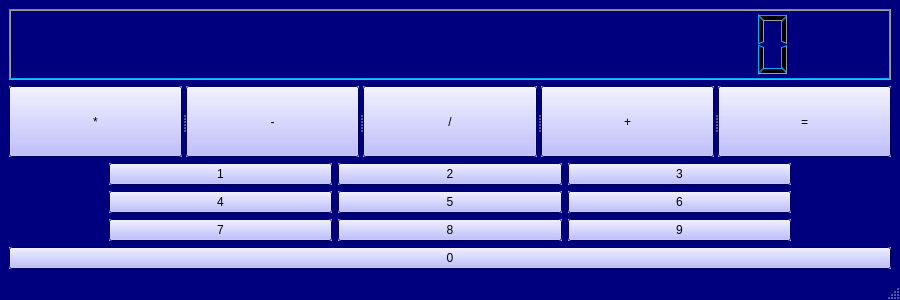
<?xml version="1.0" encoding="UTF-8"?>
<ui version="4.0">
 <class>MainWindow</class>
 <widget class="QMainWindow" name="MainWindow">
  <property name="geometry">
   <rect>
    <x>0</x>
    <y>0</y>
    <width>900</width>
    <height>300</height>
   </rect>
  </property>
  <property name="minimumSize">
   <size>
    <width>400</width>
    <height>300</height>
   </size>
  </property>
  <property name="maximumSize">
   <size>
    <width>900</width>
    <height>900</height>
   </size>
  </property>
  <property name="palette">
   <palette>
    <active>
     <colorrole role="Button">
      <brush brushstyle="SolidPattern">
       <color alpha="255">
        <red>170</red>
        <green>170</green>
        <blue>255</blue>
       </color>
      </brush>
     </colorrole>
     <colorrole role="Light">
      <brush brushstyle="SolidPattern">
       <color alpha="255">
        <red>0</red>
        <green>85</green>
        <blue>255</blue>
       </color>
      </brush>
     </colorrole>
     <colorrole role="Midlight">
      <brush brushstyle="SolidPattern">
       <color alpha="255">
        <red>85</red>
        <green>85</green>
        <blue>255</blue>
       </color>
      </brush>
     </colorrole>
     <colorrole role="BrightText">
      <brush brushstyle="SolidPattern">
       <color alpha="255">
        <red>85</red>
        <green>0</green>
        <blue>255</blue>
       </color>
      </brush>
     </colorrole>
     <colorrole role="Base">
      <brush brushstyle="SolidPattern">
       <color alpha="255">
        <red>0</red>
        <green>85</green>
        <blue>127</blue>
       </color>
      </brush>
     </colorrole>
     <colorrole role="Window">
      <brush brushstyle="SolidPattern">
       <color alpha="255">
        <red>0</red>
        <green>0</green>
        <blue>127</blue>
       </color>
      </brush>
     </colorrole>
    </active>
    <inactive>
     <colorrole role="Button">
      <brush brushstyle="SolidPattern">
       <color alpha="255">
        <red>170</red>
        <green>170</green>
        <blue>255</blue>
       </color>
      </brush>
     </colorrole>
     <colorrole role="Light">
      <brush brushstyle="SolidPattern">
       <color alpha="255">
        <red>0</red>
        <green>85</green>
        <blue>255</blue>
       </color>
      </brush>
     </colorrole>
     <colorrole role="Midlight">
      <brush brushstyle="SolidPattern">
       <color alpha="255">
        <red>85</red>
        <green>85</green>
        <blue>255</blue>
       </color>
      </brush>
     </colorrole>
     <colorrole role="BrightText">
      <brush brushstyle="SolidPattern">
       <color alpha="255">
        <red>85</red>
        <green>0</green>
        <blue>255</blue>
       </color>
      </brush>
     </colorrole>
     <colorrole role="Base">
      <brush brushstyle="SolidPattern">
       <color alpha="255">
        <red>0</red>
        <green>85</green>
        <blue>127</blue>
       </color>
      </brush>
     </colorrole>
     <colorrole role="Window">
      <brush brushstyle="SolidPattern">
       <color alpha="255">
        <red>0</red>
        <green>0</green>
        <blue>127</blue>
       </color>
      </brush>
     </colorrole>
    </inactive>
    <disabled>
     <colorrole role="Button">
      <brush brushstyle="SolidPattern">
       <color alpha="255">
        <red>170</red>
        <green>170</green>
        <blue>255</blue>
       </color>
      </brush>
     </colorrole>
     <colorrole role="Light">
      <brush brushstyle="SolidPattern">
       <color alpha="255">
        <red>0</red>
        <green>85</green>
        <blue>255</blue>
       </color>
      </brush>
     </colorrole>
     <colorrole role="Midlight">
      <brush brushstyle="SolidPattern">
       <color alpha="255">
        <red>85</red>
        <green>85</green>
        <blue>255</blue>
       </color>
      </brush>
     </colorrole>
     <colorrole role="BrightText">
      <brush brushstyle="SolidPattern">
       <color alpha="255">
        <red>85</red>
        <green>0</green>
        <blue>255</blue>
       </color>
      </brush>
     </colorrole>
     <colorrole role="Base">
      <brush brushstyle="SolidPattern">
       <color alpha="255">
        <red>0</red>
        <green>0</green>
        <blue>127</blue>
       </color>
      </brush>
     </colorrole>
     <colorrole role="Window">
      <brush brushstyle="SolidPattern">
       <color alpha="255">
        <red>0</red>
        <green>0</green>
        <blue>127</blue>
       </color>
      </brush>
     </colorrole>
    </disabled>
   </palette>
  </property>
  <property name="windowTitle">
   <string>Calculadora</string>
  </property>
  <property name="autoFillBackground">
   <bool>true</bool>
  </property>
  <widget class="QWidget" name="centralwidget">
   <layout class="QVBoxLayout" name="verticalLayout_4">
    <item>
     <layout class="QVBoxLayout" name="verticalLayout">
      <item>
       <layout class="QVBoxLayout" name="verticalLayout_3">
        <item>
         <widget class="QLCDNumber" name="pantallita">
          <property name="palette">
           <palette>
            <active>
             <colorrole role="Light">
              <brush brushstyle="SolidPattern">
               <color alpha="255">
                <red>0</red>
                <green>170</green>
                <blue>255</blue>
               </color>
              </brush>
             </colorrole>
             <colorrole role="Midlight">
              <brush brushstyle="SolidPattern">
               <color alpha="255">
                <red>85</red>
                <green>170</green>
                <blue>255</blue>
               </color>
              </brush>
             </colorrole>
             <colorrole role="BrightText">
              <brush brushstyle="SolidPattern">
               <color alpha="255">
                <red>85</red>
                <green>170</green>
                <blue>255</blue>
               </color>
              </brush>
             </colorrole>
             <colorrole role="Base">
              <brush brushstyle="SolidPattern">
               <color alpha="255">
                <red>0</red>
                <green>85</green>
                <blue>127</blue>
               </color>
              </brush>
             </colorrole>
             <colorrole role="Window">
              <brush brushstyle="SolidPattern">
               <color alpha="255">
                <red>0</red>
                <green>0</green>
                <blue>127</blue>
               </color>
              </brush>
             </colorrole>
             <colorrole role="Link">
              <brush brushstyle="SolidPattern">
               <color alpha="255">
                <red>85</red>
                <green>170</green>
                <blue>255</blue>
               </color>
              </brush>
             </colorrole>
            </active>
            <inactive>
             <colorrole role="Light">
              <brush brushstyle="SolidPattern">
               <color alpha="255">
                <red>0</red>
                <green>170</green>
                <blue>255</blue>
               </color>
              </brush>
             </colorrole>
             <colorrole role="Midlight">
              <brush brushstyle="SolidPattern">
               <color alpha="255">
                <red>85</red>
                <green>170</green>
                <blue>255</blue>
               </color>
              </brush>
             </colorrole>
             <colorrole role="BrightText">
              <brush brushstyle="SolidPattern">
               <color alpha="255">
                <red>85</red>
                <green>170</green>
                <blue>255</blue>
               </color>
              </brush>
             </colorrole>
             <colorrole role="Base">
              <brush brushstyle="SolidPattern">
               <color alpha="255">
                <red>0</red>
                <green>85</green>
                <blue>127</blue>
               </color>
              </brush>
             </colorrole>
             <colorrole role="Window">
              <brush brushstyle="SolidPattern">
               <color alpha="255">
                <red>0</red>
                <green>0</green>
                <blue>127</blue>
               </color>
              </brush>
             </colorrole>
             <colorrole role="Link">
              <brush brushstyle="SolidPattern">
               <color alpha="255">
                <red>85</red>
                <green>170</green>
                <blue>255</blue>
               </color>
              </brush>
             </colorrole>
            </inactive>
            <disabled>
             <colorrole role="Light">
              <brush brushstyle="SolidPattern">
               <color alpha="255">
                <red>0</red>
                <green>170</green>
                <blue>255</blue>
               </color>
              </brush>
             </colorrole>
             <colorrole role="Midlight">
              <brush brushstyle="SolidPattern">
               <color alpha="255">
                <red>85</red>
                <green>170</green>
                <blue>255</blue>
               </color>
              </brush>
             </colorrole>
             <colorrole role="BrightText">
              <brush brushstyle="SolidPattern">
               <color alpha="255">
                <red>85</red>
                <green>170</green>
                <blue>255</blue>
               </color>
              </brush>
             </colorrole>
             <colorrole role="Base">
              <brush brushstyle="SolidPattern">
               <color alpha="255">
                <red>0</red>
                <green>0</green>
                <blue>127</blue>
               </color>
              </brush>
             </colorrole>
             <colorrole role="Window">
              <brush brushstyle="SolidPattern">
               <color alpha="255">
                <red>0</red>
                <green>0</green>
                <blue>127</blue>
               </color>
              </brush>
             </colorrole>
             <colorrole role="Link">
              <brush brushstyle="SolidPattern">
               <color alpha="255">
                <red>85</red>
                <green>170</green>
                <blue>255</blue>
               </color>
              </brush>
             </colorrole>
            </disabled>
           </palette>
          </property>
          <property name="digitCount">
           <number>20</number>
          </property>
         </widget>
        </item>
        <item>
         <widget class="QSplitter" name="splitter">
          <property name="autoFillBackground">
           <bool>true</bool>
          </property>
          <property name="frameShape">
           <enum>QFrame::NoFrame</enum>
          </property>
          <property name="orientation">
           <enum>Qt::Horizontal</enum>
          </property>
          <widget class="QPushButton" name="multiplicacion">
           <property name="autoFillBackground">
            <bool>true</bool>
           </property>
           <property name="text">
            <string>*</string>
           </property>
          </widget>
          <widget class="QPushButton" name="resta">
           <property name="autoFillBackground">
            <bool>true</bool>
           </property>
           <property name="text">
            <string>-</string>
           </property>
          </widget>
          <widget class="QPushButton" name="division">
           <property name="autoFillBackground">
            <bool>true</bool>
           </property>
           <property name="text">
            <string>/</string>
           </property>
          </widget>
          <widget class="QPushButton" name="suma">
           <property name="autoFillBackground">
            <bool>true</bool>
           </property>
           <property name="text">
            <string>+</string>
           </property>
          </widget>
          <widget class="QPushButton" name="igual">
           <property name="palette">
            <palette>
             <active>
              <colorrole role="Midlight">
               <brush brushstyle="SolidPattern">
                <color alpha="255">
                 <red>0</red>
                 <green>85</green>
                 <blue>255</blue>
                </color>
               </brush>
              </colorrole>
             </active>
             <inactive>
              <colorrole role="Midlight">
               <brush brushstyle="SolidPattern">
                <color alpha="255">
                 <red>0</red>
                 <green>85</green>
                 <blue>255</blue>
                </color>
               </brush>
              </colorrole>
             </inactive>
             <disabled>
              <colorrole role="Midlight">
               <brush brushstyle="SolidPattern">
                <color alpha="255">
                 <red>0</red>
                 <green>85</green>
                 <blue>255</blue>
                </color>
               </brush>
              </colorrole>
             </disabled>
            </palette>
           </property>
           <property name="autoFillBackground">
            <bool>true</bool>
           </property>
           <property name="text">
            <string>=</string>
           </property>
          </widget>
         </widget>
        </item>
       </layout>
      </item>
      <item>
       <layout class="QVBoxLayout" name="verticalLayout_2" stretch="0,0">
        <property name="spacing">
         <number>6</number>
        </property>
        <item>
         <layout class="QHBoxLayout" name="horizontalLayout_8" stretch="110,110,110">
          <property name="leftMargin">
           <number>100</number>
          </property>
          <property name="rightMargin">
           <number>100</number>
          </property>
          <item>
           <layout class="QVBoxLayout" name="verticalLayout_15">
            <item>
             <widget class="QPushButton" name="uno">
              <property name="autoFillBackground">
               <bool>true</bool>
              </property>
              <property name="text">
               <string>1</string>
              </property>
             </widget>
            </item>
            <item>
             <widget class="QPushButton" name="cuatro">
              <property name="autoFillBackground">
               <bool>true</bool>
              </property>
              <property name="text">
               <string>4</string>
              </property>
             </widget>
            </item>
            <item>
             <widget class="QPushButton" name="siete">
              <property name="sizeIncrement">
               <size>
                <width>0</width>
                <height>0</height>
               </size>
              </property>
              <property name="baseSize">
               <size>
                <width>0</width>
                <height>0</height>
               </size>
              </property>
              <property name="autoFillBackground">
               <bool>true</bool>
              </property>
              <property name="text">
               <string>7</string>
              </property>
             </widget>
            </item>
           </layout>
          </item>
          <item>
           <layout class="QVBoxLayout" name="verticalLayout_16">
            <item>
             <widget class="QPushButton" name="dos">
              <property name="autoFillBackground">
               <bool>true</bool>
              </property>
              <property name="text">
               <string>2</string>
              </property>
             </widget>
            </item>
            <item>
             <widget class="QPushButton" name="cinco">
              <property name="autoFillBackground">
               <bool>true</bool>
              </property>
              <property name="text">
               <string>5</string>
              </property>
             </widget>
            </item>
            <item>
             <widget class="QPushButton" name="ocho">
              <property name="autoFillBackground">
               <bool>true</bool>
              </property>
              <property name="text">
               <string>8</string>
              </property>
             </widget>
            </item>
           </layout>
          </item>
          <item>
           <layout class="QVBoxLayout" name="verticalLayout_17">
            <item>
             <widget class="QPushButton" name="tres">
              <property name="autoFillBackground">
               <bool>true</bool>
              </property>
              <property name="text">
               <string>3</string>
              </property>
             </widget>
            </item>
            <item>
             <widget class="QPushButton" name="seis">
              <property name="autoFillBackground">
               <bool>true</bool>
              </property>
              <property name="text">
               <string>6</string>
              </property>
             </widget>
            </item>
            <item>
             <widget class="QPushButton" name="nueve">
              <property name="autoFillBackground">
               <bool>true</bool>
              </property>
              <property name="text">
               <string>9</string>
              </property>
             </widget>
            </item>
           </layout>
          </item>
         </layout>
        </item>
        <item>
         <widget class="QPushButton" name="cero">
          <property name="autoFillBackground">
           <bool>true</bool>
          </property>
          <property name="text">
           <string>0</string>
          </property>
         </widget>
        </item>
       </layout>
      </item>
     </layout>
    </item>
   </layout>
  </widget>
  <widget class="QStatusBar" name="statusbar"/>
 </widget>
 <resources/>
 <connections/>
</ui>
